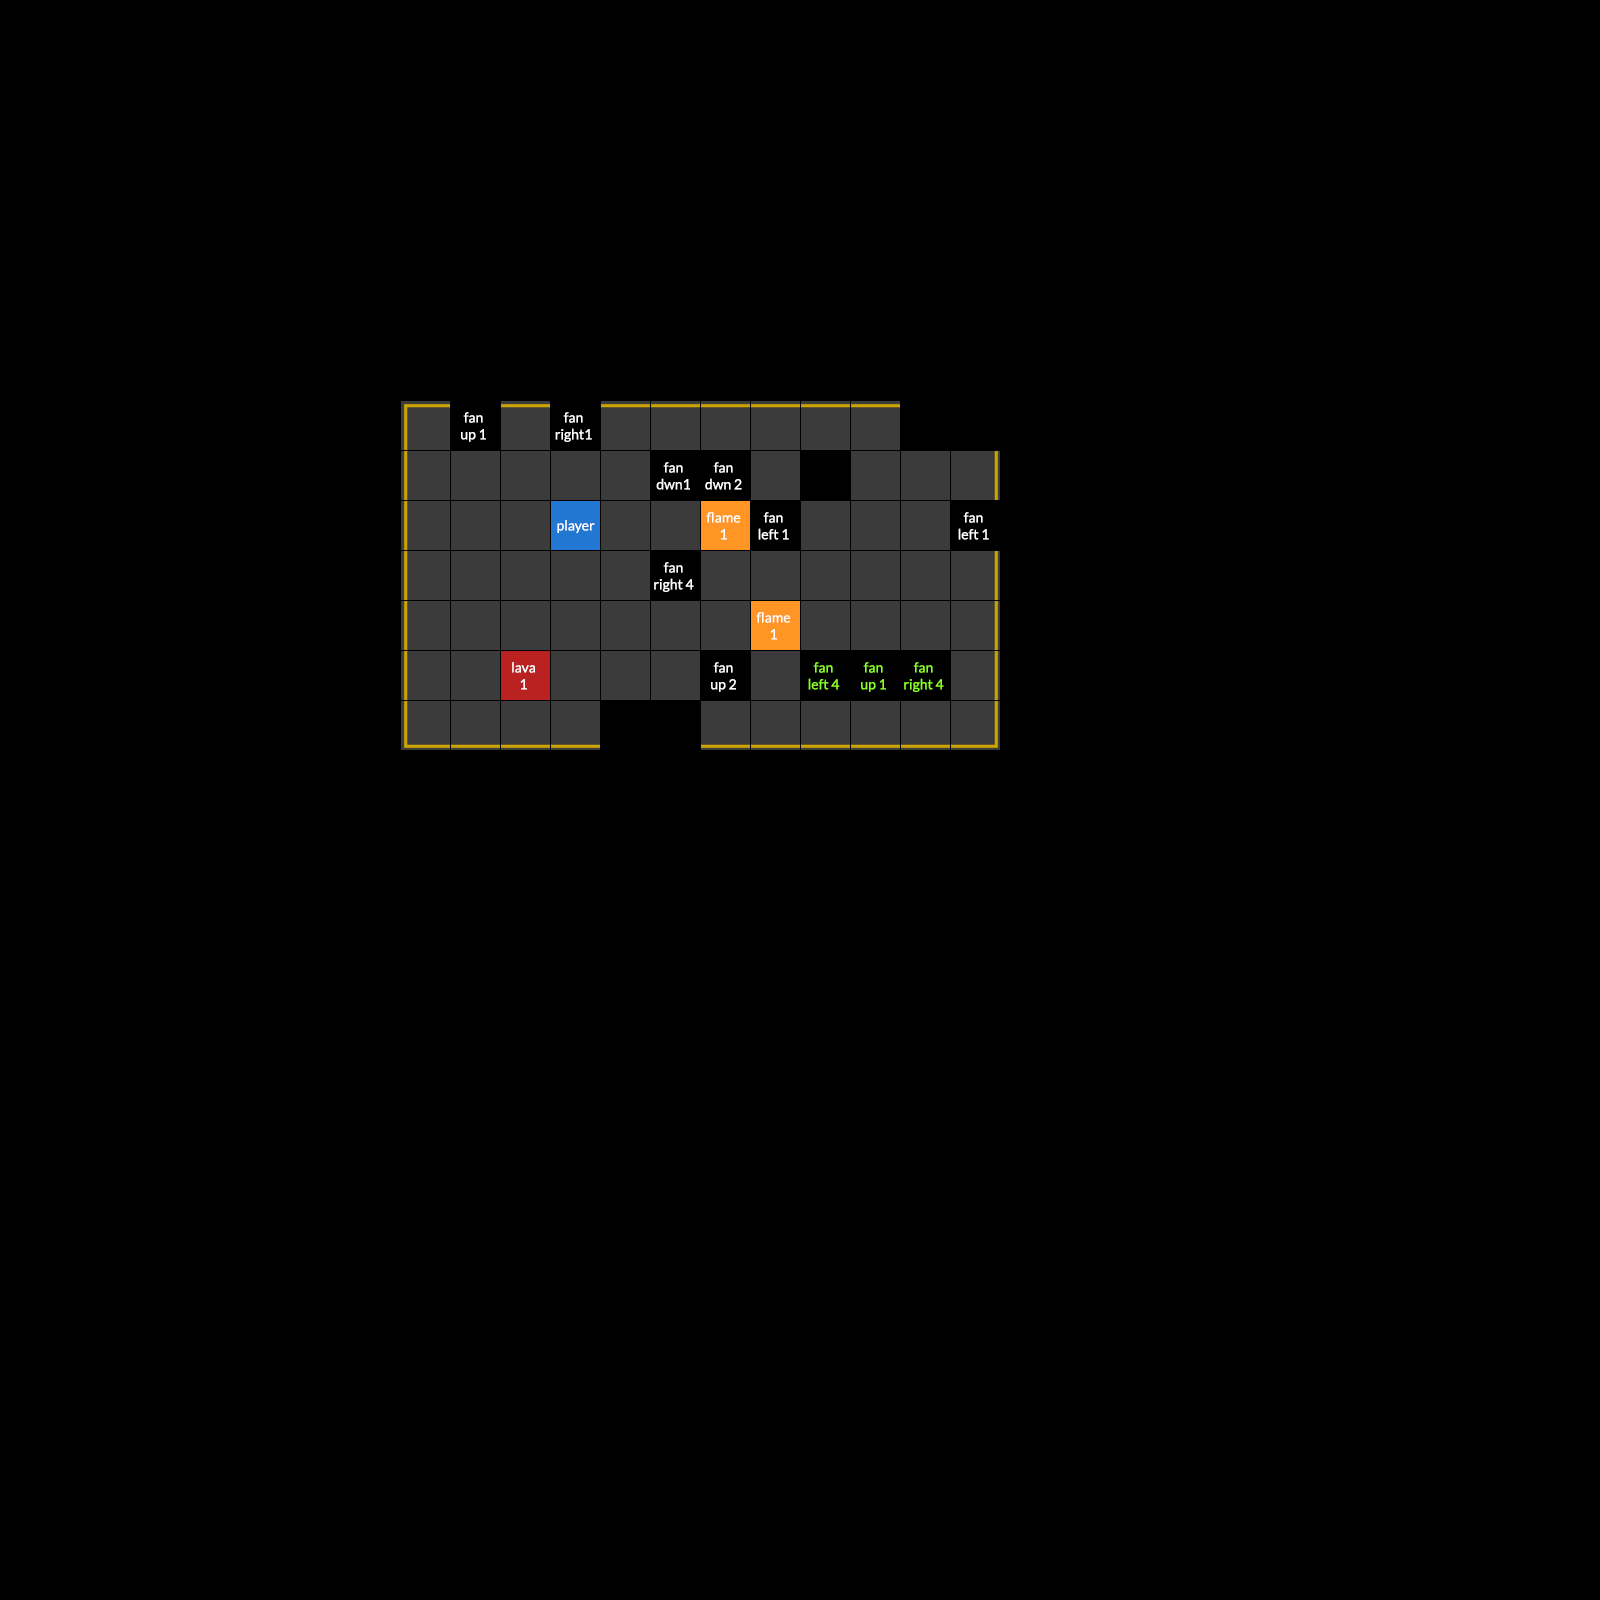

The image is a tile-based game level rendered from a .tmx file. Its description and source (layers, tilesets, objects; grid data summarised) follow:
An orthogonal 32x32 tile map with 50x50 px tiles, 2 tile layers (Paths, Interactive), 2 hidden layers not drawn.

<map version="1.0" orientation="orthogonal" renderorder="right-down" width="32" height="32" tilewidth="50" tileheight="50" nextobjectid="1">
 <properties>
  <property name="name" value="Template" />
 </properties>
 <tileset firstgid="1" name="tiles" tilewidth="50" tileheight="50" spacing="2" tilecount="540" columns="27">
  <image source="../images/tiles.png" width="1404" height="1040" />
  <tile id="432">
   <properties>
    <property name="fan" type="int" value="2" />
    <property name="moveable" type="bool" value="false" />
    <property name="strength" type="int" value="1" />
   </properties>
  </tile>
  <tile id="433">
   <properties>
    <property name="fan" value="0" />
    <property name="moveable" type="bool" value="false" />
    <property name="strength" type="int" value="1" />
   </properties>
  </tile>
  <tile id="434">
   <properties>
    <property name="fan" value="2" />
    <property name="moveable" type="bool" value="false" />
    <property name="strength" type="int" value="2" />
   </properties>
  </tile>
  <tile id="435">
   <properties>
    <property name="fan" value="0" />
    <property name="moveable" type="bool" value="false" />
    <property name="strength" type="int" value="2" />
   </properties>
  </tile>
  <tile id="436">
   <properties>
    <property name="fan" value="2" />
    <property name="moveable" type="bool" value="false" />
    <property name="strength" type="int" value="3" />
   </properties>
  </tile>
  <tile id="437">
   <properties>
    <property name="fan" value="0" />
    <property name="moveable" type="bool" value="false" />
    <property name="strength" type="int" value="3" />
   </properties>
  </tile>
  <tile id="438">
   <properties>
    <property name="flame" type="int" value="1" />
   </properties>
  </tile>
  <tile id="439">
   <properties>
    <property name="flame" type="int" value="2" />
   </properties>
  </tile>
  <tile id="447">
   <properties>
    <property name="fan" type="int" value="2" />
    <property name="moveable" type="bool" value="true" />
    <property name="strength" type="int" value="1" />
   </properties>
  </tile>
  <tile id="448">
   <properties>
    <property name="fan" type="int" value="0" />
    <property name="moveable" type="bool" value="true" />
    <property name="strength" type="int" value="1" />
   </properties>
  </tile>
  <tile id="449">
   <properties>
    <property name="fan" type="int" value="2" />
    <property name="moveable" type="bool" value="true" />
    <property name="strength" type="int" value="2" />
   </properties>
  </tile>
  <tile id="450">
   <properties>
    <property name="fan" type="int" value="0" />
    <property name="moveable" type="bool" value="true" />
    <property name="strength" type="int" value="2" />
   </properties>
  </tile>
  <tile id="451">
   <properties>
    <property name="fan" type="int" value="2" />
    <property name="moveable" type="bool" value="true" />
    <property name="strength" type="int" value="3" />
   </properties>
  </tile>
  <tile id="452">
   <properties>
    <property name="fan" type="int" value="0" />
    <property name="moveable" type="bool" value="true" />
    <property name="strength" type="int" value="3" />
   </properties>
  </tile>
  <tile id="459">
   <properties>
    <property name="fan" value="3" />
    <property name="moveable" type="bool" value="false" />
    <property name="strength" type="int" value="1" />
   </properties>
  </tile>
  <tile id="460">
   <properties>
    <property name="fan" type="int" value="1" />
    <property name="moveable" type="bool" value="false" />
    <property name="strength" type="int" value="1" />
   </properties>
  </tile>
  <tile id="461">
   <properties>
    <property name="fan" value="3" />
    <property name="moveable" type="bool" value="false" />
    <property name="strength" type="int" value="2" />
   </properties>
  </tile>
  <tile id="462">
   <properties>
    <property name="fan" type="int" value="1" />
    <property name="moveable" type="bool" value="false" />
    <property name="strength" type="int" value="2" />
   </properties>
  </tile>
  <tile id="463">
   <properties>
    <property name="fan" value="3" />
    <property name="moveable" type="bool" value="false" />
    <property name="strength" type="int" value="3" />
   </properties>
  </tile>
  <tile id="464">
   <properties>
    <property name="fan" type="int" value="1" />
    <property name="moveable" type="bool" value="false" />
    <property name="strength" type="int" value="3" />
   </properties>
  </tile>
  <tile id="465">
   <properties>
    <property name="flame" type="int" value="3" />
   </properties>
  </tile>
  <tile id="466">
   <properties>
    <property name="flame" type="int" value="4" />
   </properties>
  </tile>
  <tile id="474">
   <properties>
    <property name="fan" type="int" value="3" />
    <property name="moveable" type="bool" value="true" />
    <property name="strength" type="int" value="1" />
   </properties>
  </tile>
  <tile id="475">
   <properties>
    <property name="fan" type="int" value="1" />
    <property name="moveable" type="bool" value="true" />
    <property name="strength" type="int" value="1" />
   </properties>
  </tile>
  <tile id="476">
   <properties>
    <property name="fan" type="int" value="3" />
    <property name="moveable" type="bool" value="true" />
    <property name="strength" type="int" value="2" />
   </properties>
  </tile>
  <tile id="477">
   <properties>
    <property name="fan" type="int" value="1" />
    <property name="moveable" type="bool" value="true" />
    <property name="strength" type="int" value="2" />
   </properties>
  </tile>
  <tile id="478">
   <properties>
    <property name="fan" type="int" value="3" />
    <property name="moveable" type="bool" value="true" />
    <property name="strength" type="int" value="3" />
   </properties>
  </tile>
  <tile id="479">
   <properties>
    <property name="fan" type="int" value="1" />
    <property name="moveable" type="bool" value="true" />
    <property name="strength" type="int" value="3" />
   </properties>
  </tile>
  <tile id="486">
   <properties>
    <property name="fan" value="2" />
    <property name="moveable" type="bool" value="false" />
    <property name="strength" type="int" value="4" />
   </properties>
  </tile>
  <tile id="487">
   <properties>
    <property name="fan" value="0" />
    <property name="moveable" type="bool" value="false" />
    <property name="strength" type="int" value="4" />
   </properties>
  </tile>
  <tile id="488">
   <properties>
    <property name="fan" value="2" />
    <property name="moveable" type="bool" value="false" />
    <property name="strength" type="int" value="5" />
   </properties>
  </tile>
  <tile id="489">
   <properties>
    <property name="fan" value="0" />
    <property name="moveable" type="bool" value="false" />
    <property name="strength" type="int" value="5" />
   </properties>
  </tile>
  <tile id="490">
   <properties>
    <property name="fan" value="2" />
    <property name="moveable" type="bool" value="false" />
    <property name="strength" type="int" value="6" />
   </properties>
  </tile>
  <tile id="491">
   <properties>
    <property name="fan" value="0" />
    <property name="moveable" type="bool" value="false" />
    <property name="strength" type="int" value="6" />
   </properties>
  </tile>
  <tile id="492">
   <properties>
    <property name="lava" type="int" value="1" />
   </properties>
  </tile>
  <tile id="493">
   <properties>
    <property name="lava" type="int" value="2" />
   </properties>
  </tile>
  <tile id="501">
   <properties>
    <property name="fan" type="int" value="2" />
    <property name="moveable" type="bool" value="true" />
    <property name="strength" type="int" value="4" />
   </properties>
  </tile>
  <tile id="502">
   <properties>
    <property name="fan" type="int" value="0" />
    <property name="moveable" type="bool" value="true" />
    <property name="strength" type="int" value="4" />
   </properties>
  </tile>
  <tile id="503">
   <properties>
    <property name="fan" type="int" value="2" />
    <property name="moveable" type="bool" value="true" />
    <property name="strength" type="int" value="5" />
   </properties>
  </tile>
  <tile id="504">
   <properties>
    <property name="fan" type="int" value="0" />
    <property name="moveable" type="bool" value="true" />
    <property name="strength" type="int" value="5" />
   </properties>
  </tile>
  <tile id="505">
   <properties>
    <property name="fan" type="int" value="2" />
    <property name="moveable" type="bool" value="true" />
    <property name="strength" type="int" value="6" />
   </properties>
  </tile>
  <tile id="506">
   <properties>
    <property name="fan" type="int" value="0" />
    <property name="moveable" type="bool" value="true" />
    <property name="strength" type="int" value="6" />
   </properties>
  </tile>
  <tile id="513">
   <properties>
    <property name="fan" value="3" />
    <property name="moveable" type="bool" value="false" />
    <property name="strength" type="int" value="4" />
   </properties>
  </tile>
  <tile id="514">
   <properties>
    <property name="fan" type="int" value="1" />
    <property name="moveable" type="bool" value="false" />
    <property name="strength" type="int" value="4" />
   </properties>
  </tile>
  <tile id="515">
   <properties>
    <property name="fan" value="3" />
    <property name="moveable" type="bool" value="false" />
    <property name="strength" type="int" value="5" />
   </properties>
  </tile>
  <tile id="516">
   <properties>
    <property name="fan" type="int" value="1" />
    <property name="moveable" type="bool" value="false" />
    <property name="strength" type="int" value="5" />
   </properties>
  </tile>
  <tile id="517">
   <properties>
    <property name="fan" value="3" />
    <property name="moveable" type="bool" value="false" />
    <property name="strength" type="int" value="6" />
   </properties>
  </tile>
  <tile id="518">
   <properties>
    <property name="fan" type="int" value="1" />
    <property name="moveable" type="bool" value="false" />
    <property name="strength" type="int" value="6" />
   </properties>
  </tile>
  <tile id="519">
   <properties>
    <property name="lava" type="int" value="3" />
   </properties>
  </tile>
  <tile id="520">
   <properties>
    <property name="lava" type="int" value="4" />
   </properties>
  </tile>
  <tile id="527">
   <properties>
    <property name="player" type="bool" value="true" />
   </properties>
  </tile>
  <tile id="528">
   <properties>
    <property name="fan" type="int" value="3" />
    <property name="moveable" type="bool" value="true" />
    <property name="strength" type="int" value="4" />
   </properties>
  </tile>
  <tile id="529">
   <properties>
    <property name="fan" type="int" value="1" />
    <property name="moveable" type="bool" value="true" />
    <property name="strength" type="int" value="4" />
   </properties>
  </tile>
  <tile id="530">
   <properties>
    <property name="fan" type="int" value="3" />
    <property name="moveable" type="bool" value="true" />
    <property name="strength" type="int" value="5" />
   </properties>
  </tile>
  <tile id="531">
   <properties>
    <property name="fan" type="int" value="1" />
    <property name="moveable" type="bool" value="true" />
    <property name="strength" type="int" value="5" />
   </properties>
  </tile>
  <tile id="532">
   <properties>
    <property name="fan" type="int" value="3" />
    <property name="moveable" type="bool" value="true" />
    <property name="strength" type="int" value="6" />
   </properties>
  </tile>
  <tile id="533">
   <properties>
    <property name="fan" type="int" value="1" />
    <property name="moveable" type="bool" value="true" />
    <property name="strength" type="int" value="6" />
   </properties>
  </tile>
 </tileset>
 <layer name="Background" width="32" height="32" visible="0">
  <data>[1024 cells, 1023 non-empty, 10 distinct tile ids]</data>
 </layer>
 <layer name="Paths" width="32" height="32">
  <data>[1024 cells, 72 non-empty, 8 distinct tile ids]</data>
 </layer>
 <layer name="Interactive" width="32" height="32">
  <data>[1024 cells, 15 non-empty, 13 distinct tile ids]</data>
 </layer>
 <layer name="Foreground" width="32" height="32" visible="0">
  <data>[1024 cells, 52 non-empty, 13 distinct tile ids]</data>
 </layer>
</map>
